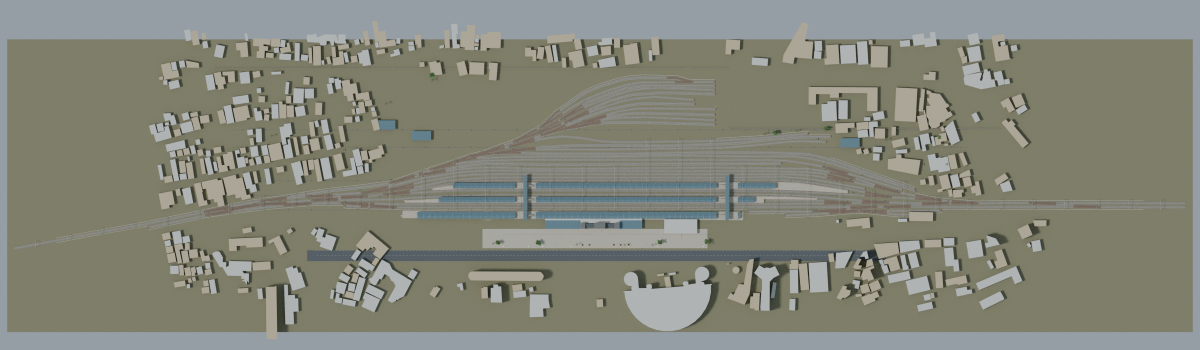
#> input picture south_indian_stations_v02/tvc/renders/12_Full_yard_top.png, 2400 x 700 px, given in place of 02_Heritage_forecourt.png, which was not available (shown at 1/2 size)
$ python make_contact_sheet.py
#> lines starting #> are read from the running program, lines starting #| are printed output that depends on the picture; pictures that were not available may be replaced by others from this repository, and a replacement may not be noted
from pathlib import Path
from PIL import Image,ImageDraw,ImageFont,ImageOps
R=Path(__file__).resolve().parents[1]
items=[('02_Heritage_forecourt','Heritage / forecourt'),('17_Platform_amenities_service_side','Platform amenities'),('05_Waiting_lounge_local_eevee','Photo-informed waiting lounge'),('04_Booking_hall','Booking hall'),('07_Station_office_local_eevee','Office equipment'),('18_Washbasin_detail_local_eevee','Sanitary fittings'),('15_Frog_closeup','Running rail / frog / checkrail'),('13_Footbridge_detail','Platform links and stair flights'),('11_Maintenance_yard','Mapped service fan'),('12_Full_yard_top','Complete full-scale yard'),('16_Furnished_building_roof_off','Furnished wing cutaway'),('00_Labelled_yard_coverage','Labelled coverage register')]
font='/usr/share/fonts/truetype/dejavu/DejaVuSans.ttf';bold='/usr/share/fonts/truetype/dejavu/DejaVuSans-Bold.ttf';title=ImageFont.truetype(bold,35);label=ImageFont.truetype(bold,17);small=ImageFont.truetype(font,17)
W=1800;pad=24;cw=568;ih=340;rh=384;H=140+rh*4+70
sheet=Image.new('RGB',(W,H),'#e9ece8');d=ImageDraw.Draw(sheet)
d.text((pad,25),'TVC / FULL STATION v02',font=title,fill='#173331');d.text((pad,76),'Full-scale mapped campus • furnished reconstructed interiors • no trains',font=small,fill='#4a6060')
for i,(name,caption) in enumerate(items):
 x=pad+(i%3)*(cw+24);y=132+(i//3)*rh
 im=Image.open(R/'renders'/f'{name}.png').convert('RGB');im=ImageOps.contain(im,(cw,ih),method=Image.Resampling.LANCZOS);sheet.paste(im,(x+(cw-im.width)//2,y+(ih-im.height)//2));d.text((x,y+ih+11),caption,font=label,fill='#173331')
#> after `im = ImageOps.contain(im, (cw, ih), method=Image.Resampling.LANCZOS)`:
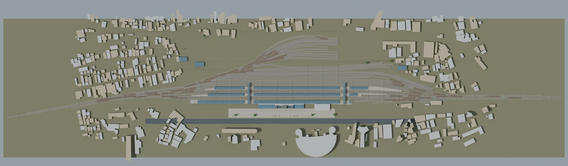
#> im: PIL image 568x166 RGB; mean R, G, B 132.4, 134.2, 122.1
#> after `sheet.paste(im, (x + (cw - im.width) // 2, y + (ih - im.height) // 2))`:
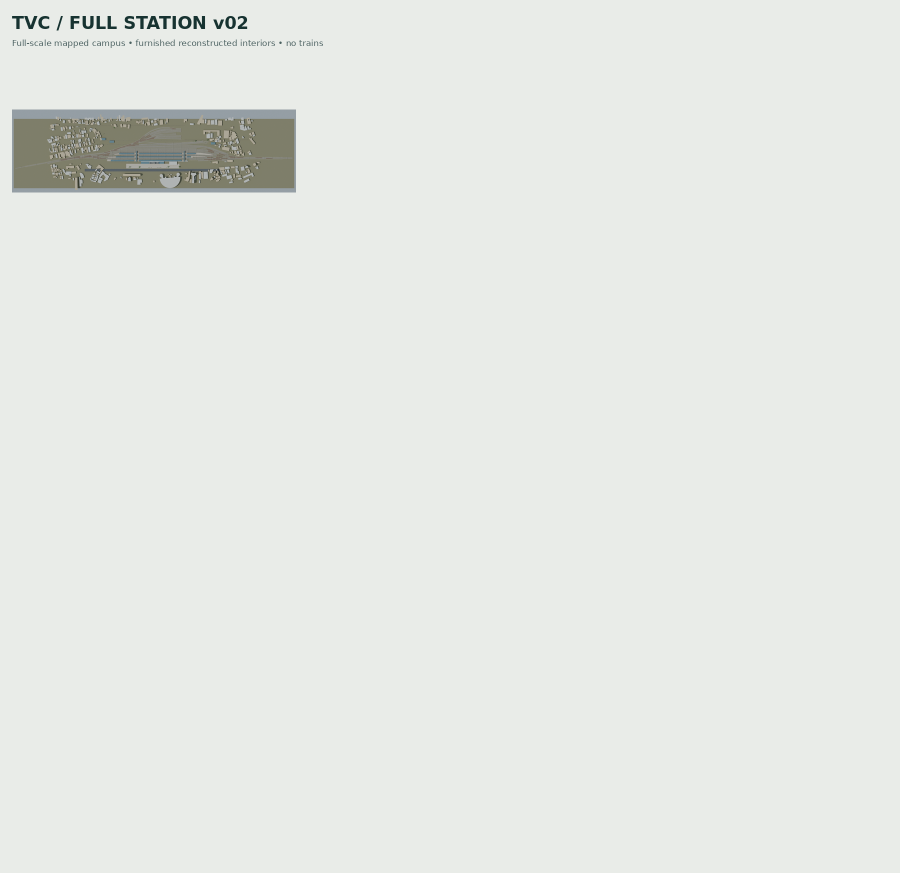
#> sheet: PIL image 1800x1746 RGB (shown at 1/2 size); mean R, G, B 229.6, 232.6, 228.3
#> pass 2 of the loop `for i,(name,caption) in enumerate(items):`:
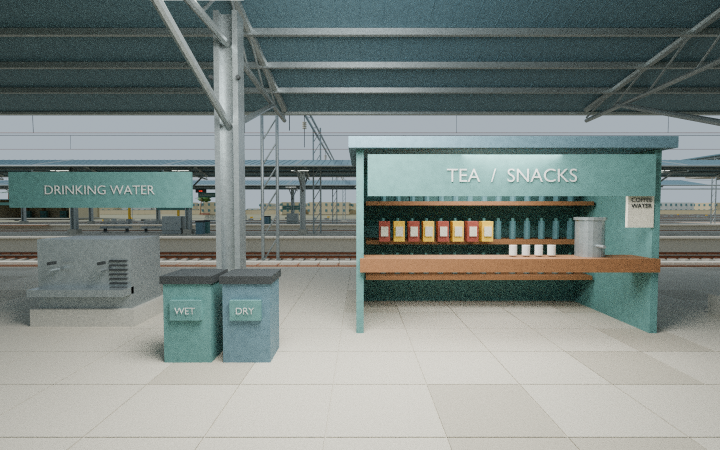
#> input picture south_indian_stations_v02/tvc/renders/17_Platform_amenities_service_side.png, 1440 x 900 px (shown at 1/2 size)
#> im: PIL image 1440x900 RGB
#> `im = ImageOps.contain(im, (cw, ih), method=Image.Resampling.LANCZOS)`:
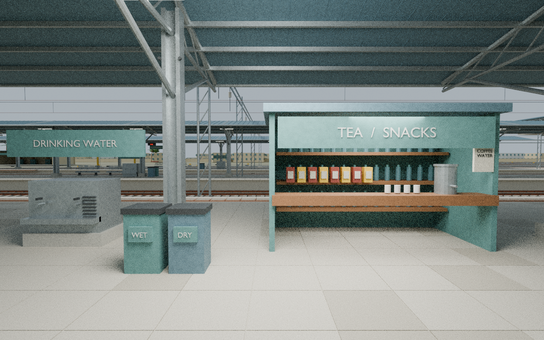
#> im: PIL image 544x340 RGB; mean R, G, B 127.6, 135.8, 132.2
#> `sheet.paste(im, (x + (cw - im.width) // 2, y + (ih - im.height) // 2))`:
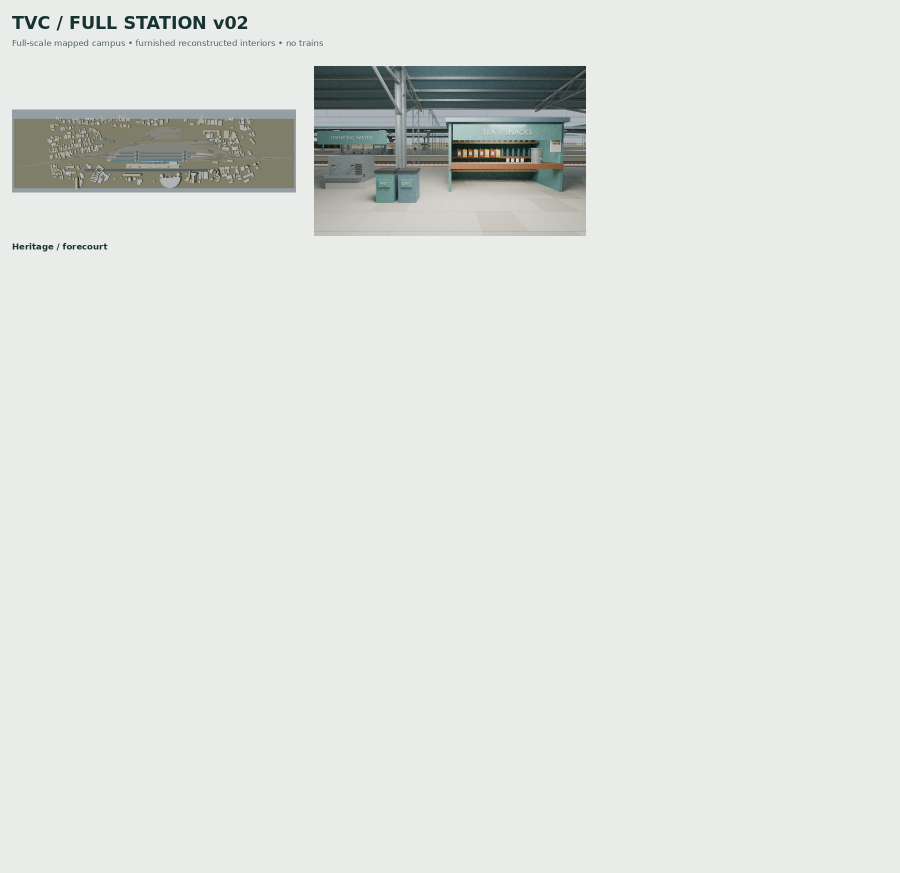
#> sheet: PIL image 1800x1746 RGB (shown at 1/2 size); mean R, G, B 223.3, 226.6, 222.4
#> pass 3 of the loop `for i,(name,caption) in enumerate(items):`:
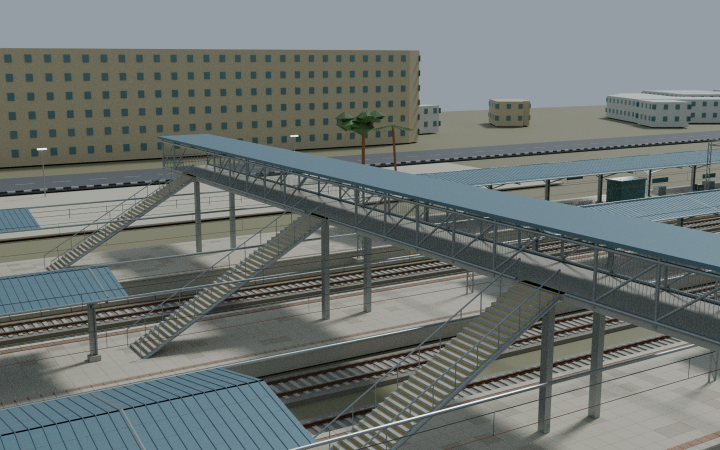
#> input picture south_indian_stations_v02/tvc/renders/13_Footbridge_detail.png, 1440 x 900 px, given in place of 05_Waiting_lounge_local_eevee.png, which was not available (shown at 1/2 size)
#> im: PIL image 1440x900 RGB
#> `im = ImageOps.contain(im, (cw, ih), method=Image.Resampling.LANCZOS)`:
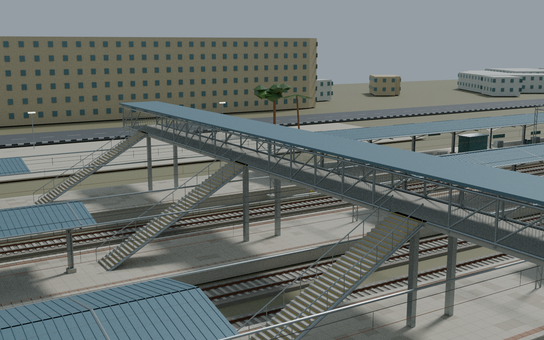
#> im: PIL image 544x340 RGB; mean R, G, B 110.4, 117, 114.3
#> `sheet.paste(im, (x + (cw - im.width) // 2, y + (ih - im.height) // 2))`:
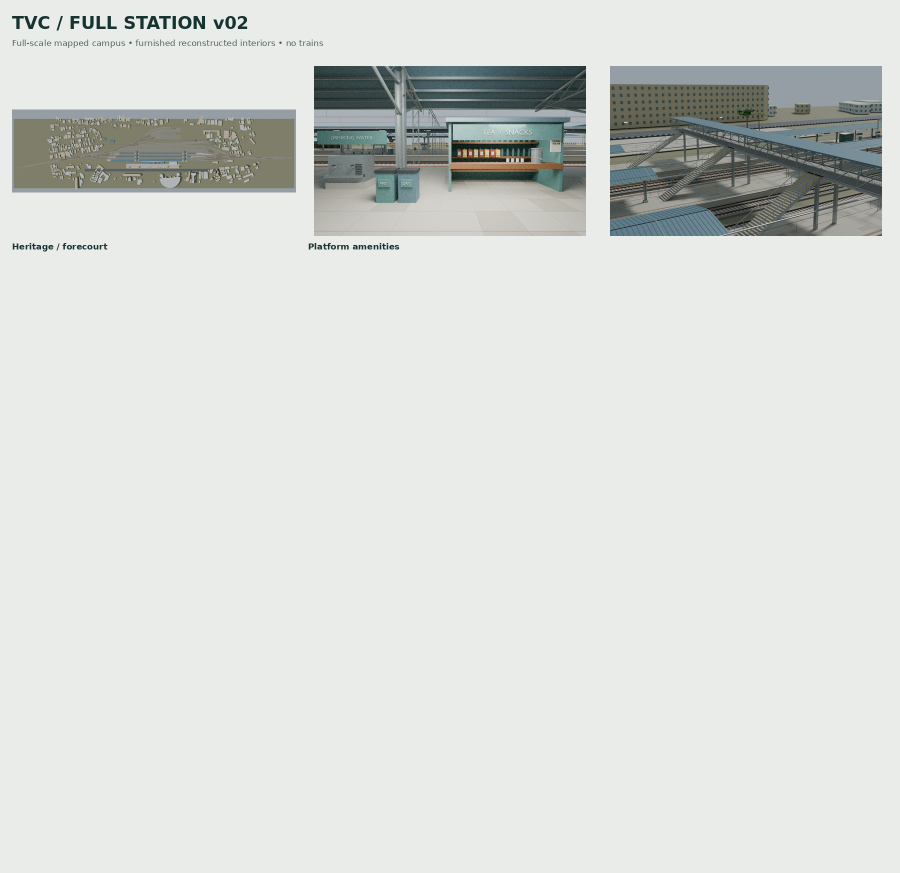
#> sheet: PIL image 1800x1746 RGB (shown at 1/2 size); mean R, G, B 216, 219.6, 215.4
#> (the run stopped early here; a loop or call above may not have finished)
